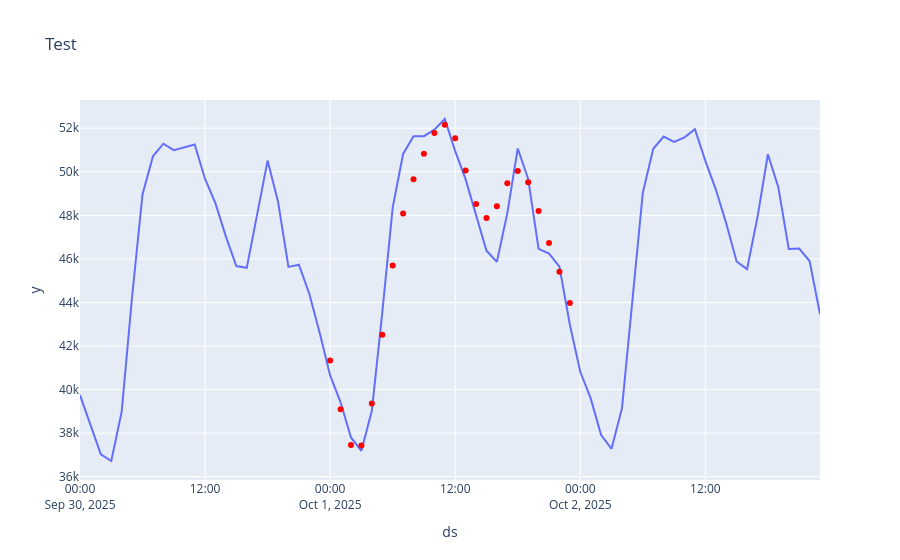

Notebook source saved alongside this figure:
### Code cell
display_mask = (dataset['ds'] >= '2025-09-30') & (dataset['ds'] < '2025-10-03')
fig = px.line(dataset[display_mask], x='ds', y='y', range_y=[0, None], title='Test')
fig.add_trace(px.scatter(df_pred, x='ds', y='yhat').data[0])
fig.data[1].marker = dict(color='red')
fig.show()
